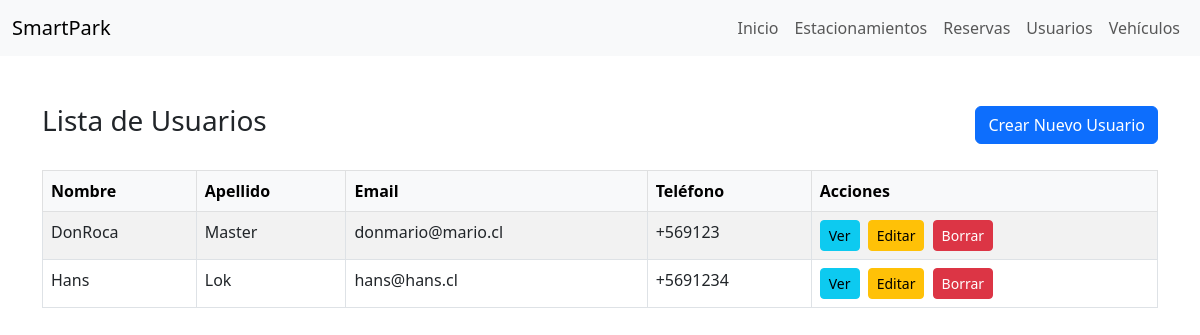
Screenshot of /usuarios/ with the database file from the repository.
### usuarios/models.py (models this page shows)
class Usuario(models.Model):
    rut = models.CharField(max_length=100, primary_key=True)
    nombre = models.CharField(max_length=100)
    apellido = models.CharField(max_length=200)
    email = models.EmailField(max_length=200)
    telefono = models.CharField(max_length=100)
    tipo_user = models.CharField(max_length=50)
    fecha_registro = models.DateTimeField(auto_now_add=True)

### usuarios/views.py (the view)
# urls.py: path('', views.lista_usuarios, name='lista_usuarios'),
def lista_usuarios(request):
    usuarios = Usuario.objects.all()
    return render(request, 'usuarios/lista_usuarios.html', {'usuarios': usuarios})

### usuarios/templates/usuarios/lista_usuarios.html (shortened to what this page needs)
<!DOCTYPE html>
<html lang="en">
<head>
    <link href="https://cdn.jsdelivr.net/npm/bootstrap@5.3.0/dist/css/bootstrap.min.css" rel="stylesheet">
</head>
<body>
    <nav class="navbar navbar-expand-lg navbar-light bg-light">
        <div class="container-fluid">
            <a class="navbar-brand" href="#">SmartPark</a>
            <div class="collapse navbar-collapse" id="navbarNav">
                <ul class="navbar-nav ms-auto">
                    <li class="nav-item">
                        <a class="nav-link" href="{% url 'home' %}">Inicio</a>
                    </li>
                    <li class="nav-item">
                        <a class="nav-link" href="{% url 'lista_estacionamientos' %}">Estacionamientos</a>
                    </li>
                    <li class="nav-item">
                        <a class="nav-link" href="{% url 'lista_reservas' %}">Reservas</a>
                    </li>
                    <li class="nav-item">
                        <a class="nav-link" href="{% url 'lista_usuarios' %}">Usuarios</a>
                    </li>
                    <li class="nav-item">
                        <a class="nav-link" href="{% url 'lista_vehiculos' %}">Vehículos</a>
                    </li>
                </ul>
            </div>
        </div>
    </nav>
    <div class="container mt-5">
        <div class="d-flex justify-content-between align-items-center mb-4">
            <h1 class="h3">Lista de Usuarios</h1>
            <a href="{% url 'crear_usuario' %}" class="btn btn-primary">Crear Nuevo Usuario</a>
        </div>
        <div class="table-responsive">
            <table class="table table-bordered table-striped table-hover">
                <thead class="table-light">
                    <tr>
                        <th>Nombre</th>
                        <th>Apellido</th>
                        <th>Email</th>
                        <th>Teléfono</th>
                        <th>Acciones</th>
                    </tr>
                </thead>
                <tbody>
                    {% for usuario in usuarios %}
                    <tr>
                        <td>{{ usuario.nombre }}</td>
                        <td>{{ usuario.apellido }}</td>
                        <td>{{ usuario.email }}</td>
                        <td>{{ usuario.telefono }}</td>
                        <td>
                            <a href="{% url 'detalle_usuario' usuario.rut %}" class="btn btn-info btn-sm me-1">Ver</a>
                            <a href="{% url 'editar_usuario' usuario.rut %}" class="btn btn-warning btn-sm me-1">Editar</a>
                            <a href="{% url 'borrar_usuario' usuario.rut %}" class="btn btn-danger btn-sm">Borrar</a>
                        </td>
                    </tr>
                    {% empty %}
                    <tr>
                        <td colspan="5" class="text-center">No hay usuarios disponibles.</td>
                    </tr>
                    {% endfor %}
                </tbody>
            </table>
        </div>
    </div>
</body>
</html>

### rows the page displays
Usuario: nombre "DonRoca", apellido "Master", email "donmario@mario.cl", telefono "+569123"
Usuario: nombre "Hans", apellido "Lok", email "hans@hans.cl", telefono "+5691234"
